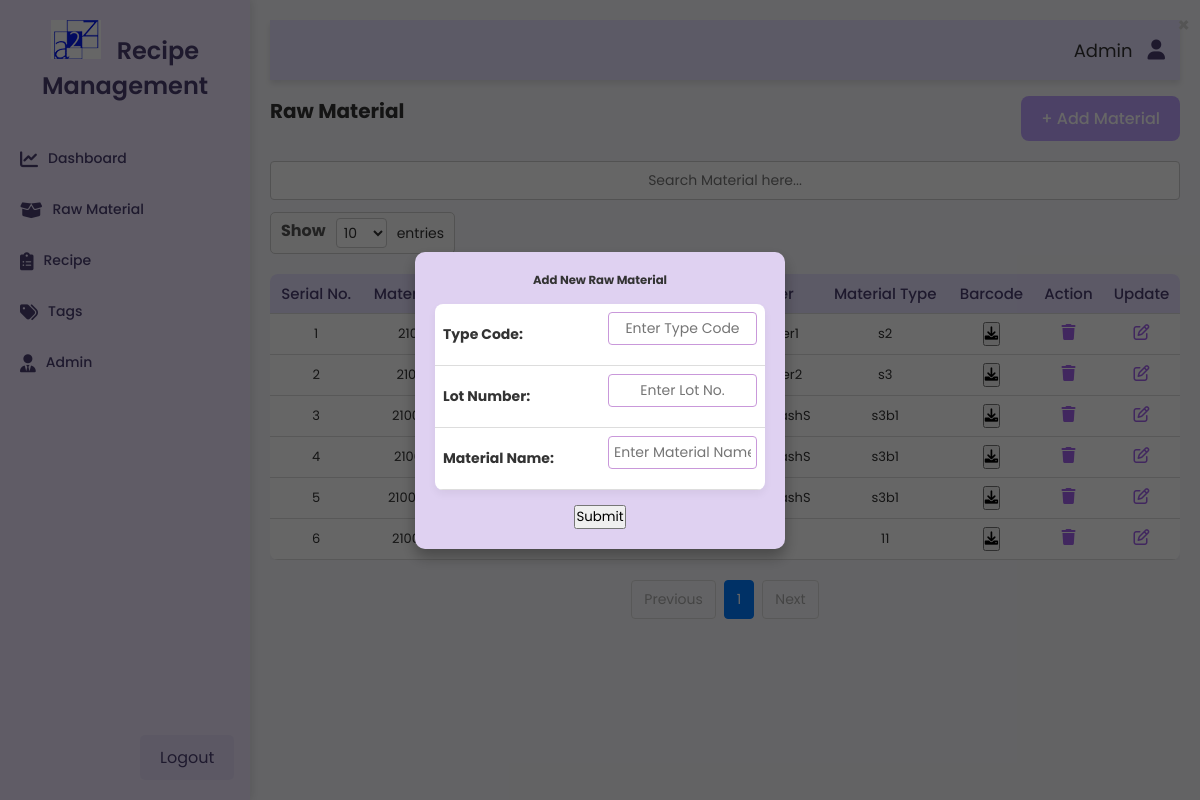
The page /raw-material on the database as committed earlier.
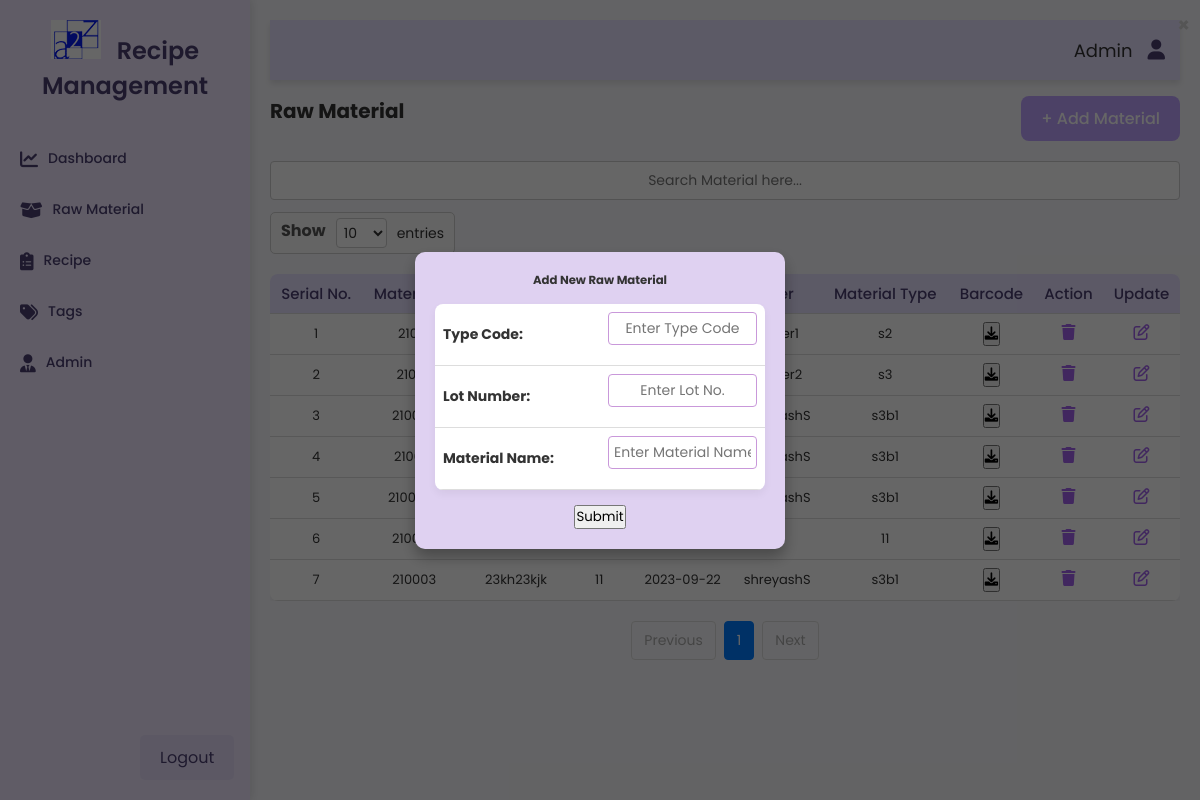
The same page on the database as committed later.
### tables this page shows
CREATE TABLE "Raw_Materials" (
	"material_Id"	VARCHAR,
	"typeCode"	VARCHAR,
	"lotNo"	VARCHAR,
	"make"	VARCHAR,
	"user"	VARCHAR,
	"materialType"	VARCHAR,
	"barcode"	VARCHAR,
	PRIMARY KEY("material_Id")
);

### app.py (the view, shortened to what this page needs)
@app.route('/raw-material', methods=['GET', 'POST'])
def raw_material():
    current_page = int(request.args.get('page', 1))  # Default to page 1 if not provided
    limit = int(request.args.get('limit', 10))  # Get limit from URL parameter (default 10)
    conn = sqlite3.connect('a2z_database.db')
    conn.row_factory = sqlite3.Row
    cursor = conn.cursor()
    offset = (current_page - 1) * limit
    cursor.execute('SELECT * FROM Raw_Materials LIMIT ? OFFSET ?', (limit, offset))
    raw_materials = cursor.fetchall()
    cursor.execute('SELECT COUNT(*) FROM Raw_Materials')
    total_rows = cursor.fetchone()[0]
    total_pages = (total_rows + limit - 1) // limit  # Calculate total pages based on limit
    conn.close()
    return render_template(
        'raw_material.html',
        raw_materials=raw_materials,
        page=current_page,
        total_pages=total_pages,
        limit=limit  # Pass the selected limit to the template
    )

### templates/raw_material.html (shortened to what this page needs)
{% extends "base.html" %}
{% block content %}
<div class="content-header">
    <h1>Raw Material</h1>
    <button onclick="openAddMaterialForm()" class="add-button">+ Add Material</button>
</div>
<div class="search-section">
    <div class="search-bar">
        <input type="text" id="searchInput" placeholder="Search Material here..." onkeyup="searchTable()">
    </div>
</div>
<div class="entries-selector">
    <label for="entriesSelect">Show</label>
    <select id="entriesSelect" onchange="updateEntries()">
        <option value="10" {% if limit == 10 %}selected{% endif %}>10</option>
    </select>
    <span>entries</span>
</div>
<div id="add-material-section" class="pop-up">
    <div id="material-form" class="popup-content">
        <div class="popup-header">
            <h3>Add New Raw Material</h3>
            <button type="button" class="close-button" onclick="closeAddMaterialForm()">×</button>
        </div>
        <div class="popup-body">
            <table class="details-mat-table">
                <tr>
                    <td>Type Code:</td>
                    <td><input type="text" id="typeCode" name="typeCode" placeholder="Enter Type Code" required></td>
                </tr>
                <tr>
                    <td>Lot Number:</td>
                    <td><input type="text" id="lotNo" name="lotNo" placeholder="Enter Lot No." required></td>
                </tr>
                <tr>
                    <td>Material Name:</td>
                    <td><input type="text" id="materialType" name="materialType" placeholder="Enter Material Name" required></td>
                </tr>
            </table>
        </div>
        <div class="popup-footer">
            <button type="submit" class="start-button">Submit</button>
        </div>
    </div>
</div>
<div class="table-container">
    <table id="rawMaterialTable">
        <thead>
            <tr>
                <th>Serial No.</th>
                <th>Material ID</th>
                <th>TypeCode</th>
                <th>Lot No</th>
                <th>Make</th>
                <th>User</th>
                <th>Material Type</th>
                <th>Barcode</th>
                <th>Action</th>
                <th>Update</th>
            </tr>
        </thead>
        <tbody>
            {% set serial_number = (page - 1) * limit %}
            {% for material in raw_materials %}
            <tr id="row-{{ material.material_Id}}">
                <td>{{ serial_number + loop.index }}</td>
                <td>{{ material.material_Id }}</td>
                <td>{{ material.typecode }}</td>
                <td>{{ material.lotNo }}</td>
                <td>{{ material.make }}</td>
                <td>{{ material.user }}</td>
                <td>{{ material.materialType }}</td>
                <td>
                    <button class="download-button" onclick="downloadBarcode('{{ material.barcode }}')">
                        <i class="fa-solid fa-download"></i>
                    </button>
                </td>
                <td>
                    <button class="delete-button" onclick="confirmDeleteRawMaterial('{{ material.material_Id }}')">
                        <i class="fa fa-trash"></i>
                    </button>
                </td>
                <td>
                    <button class="delete-button" onclick="">
                        <i class="fa-regular fa-pen-to-square"></i>
                    </button>
                </td>
            </tr>
            {% endfor %}
        </tbody>
    </table>
</div>
<div class="pagination-container">
    {% if page > 1 %}
      <a href="{{ url_for('raw_material', page=page - 1, limit=limit) }}" class="pagination-btn">Previous</a>
    {% else %}
      <span class="pagination-btn disabled">Previous</span>
    {% endif %}
    {% for p in range(1, total_pages + 1) %}
      <a href="{{ url_for('raw_material', page=p, limit=limit) }}" class="pagination-btn {% if p == page %}active{% endif %}">{{ p }}</a>
    {% endfor %}
    {% if page < total_pages %}
      <a href="{{ url_for('raw_material', page=page + 1, limit=limit) }}" class="pagination-btn">Next</a>
    {% else %}
      <span class="pagination-btn disabled">Next</span>
    {% endif %}
</div>
{% endblock %}

### templates/base.html (shortened to what this page needs)
<!DOCTYPE html>
<html lang="en">
<head>
    <link rel="stylesheet" href="https://cdnjs.cloudflare.com/ajax/libs/font-awesome/6.0.0-beta3/css/all.min.css">
    <link rel="stylesheet" href="{{ url_for('static', filename='style1.css') }}">
</head>
<body>
    <div class="sidebar">
        <h2>
            <img src="{{ url_for('static', filename='logonew.png') }}" alt="Logo" class="logo">
            Recipe Management
        </h2>
        <ul class="nav flex-column">
            <li><a href="/dashboard" class="nav-link"><i class="fa-sharp fa-solid fa-chart-line"></i>Dashboard</a></li>
            <li><a href="/raw-material" class="nav-link"><i class="fa-solid fa-box-open"></i>Raw Material</a></li>
            <li><a href="/recipe" class="nav-link"><i class="fa-solid fa-clipboard-list"></i>Recipe</a></li>
            <li class="dropdown">
                <a href="#" class="dropdown-toggle , nav-link" data-bs-toggle="dropdown"><i class="fa-solid fa-tags"></i>Tags</a>
            </li>
            <li class="dropdown">
                <a href="/" class="dropdown-toggle , nav-link" data-bs-toggle="dropdown"><i class="fa-solid fa-user-tie"></i>Admin</a>
            </li>
        </ul>
        <a href="/logout" class="logout">Logout</a>
    </div>
    <div class="main-content">
        <div class="navbar">
            <div class="user-info">
                <span>Admin</span>
                <a href="/profile"><i class="fa-solid fa-user"></i></a>
            </div>
        </div>
        <div class="page-content">
            {% block content %}{% endblock %}
        </div>
    </div>
</body>
</html>

### templates/raw_material.html (style rules this page uses)
#rawMaterialTable th, #rawMaterialTable td { text-align: center; vertical-align: middle; }
#rawMaterialTable th, #rawMaterialTable td { padding: 8px; }

Rows that differ between the two databases and show on the page:
added Raw_Materials: index "7", material_Id "210003", typecode "23kh23kjk", lotNo "11", make "2023-09-22", user "shreyashS", materialType "s3b1"
